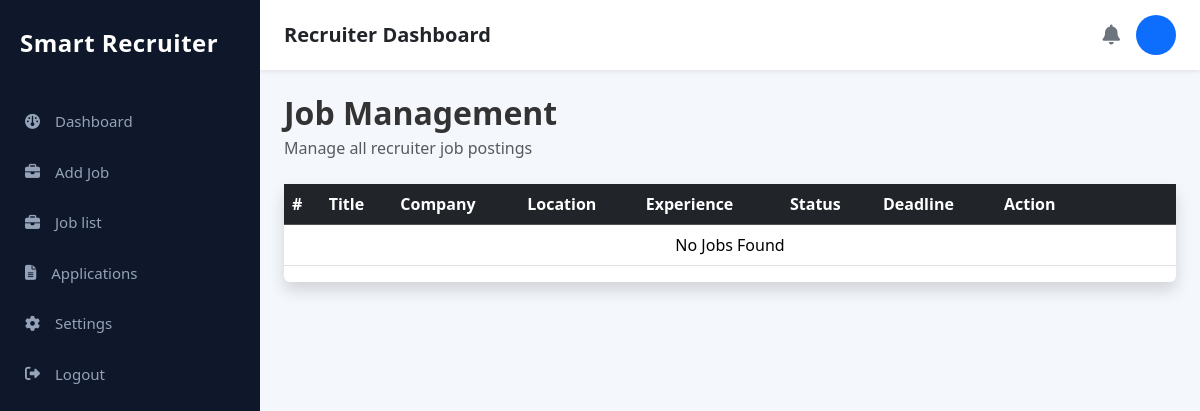
/recruiter/jobs/, run on an earlier commit of the app's database.
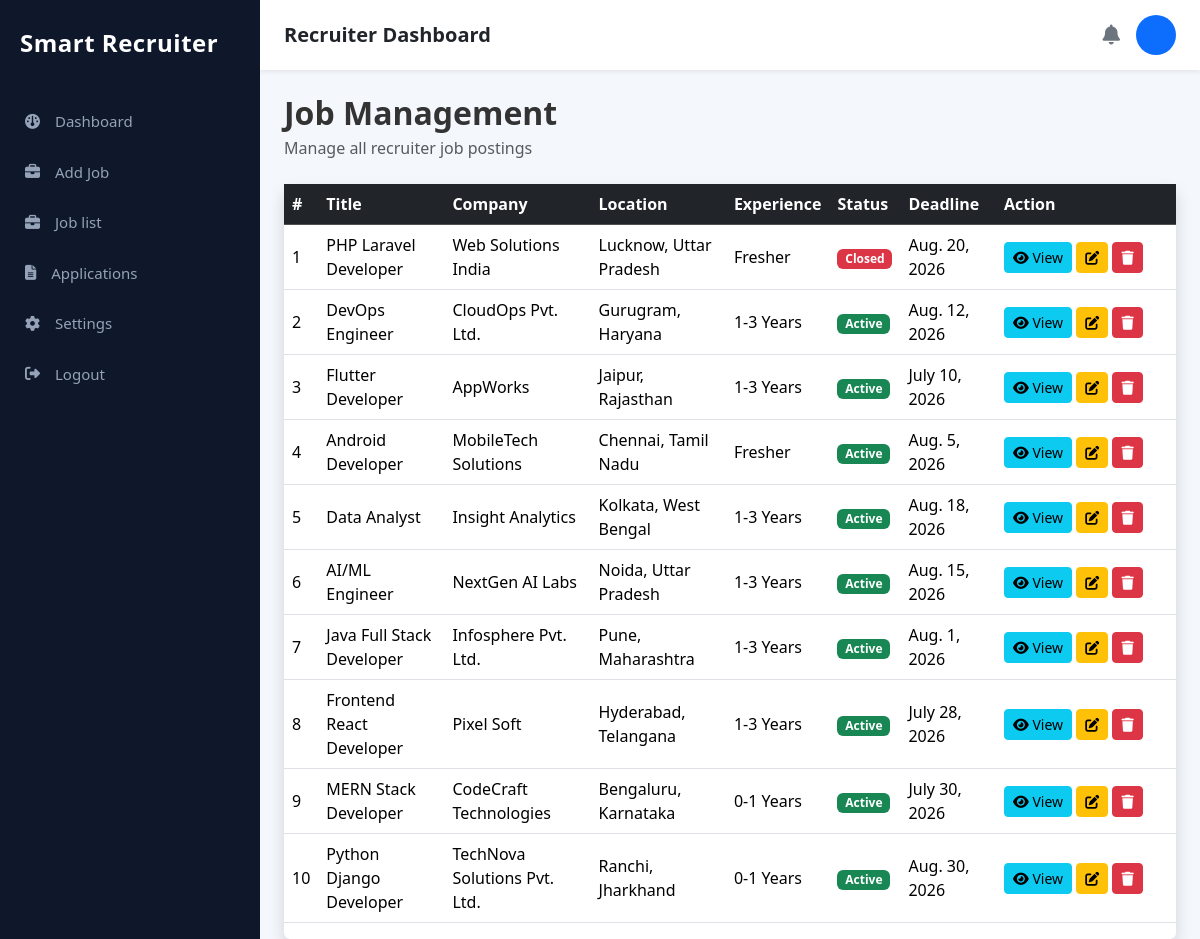
And on a later commit of the database.
### job/models.py (models this page shows, shortened)
class Job(models.Model):
    JOB_TYPES = (
        ("Full Time", "Full Time"),
        ("Part Time", "Part Time"),
        ("Internship", "Internship"),
        ("Contract", "Contract"),
        ("Remote", "Remote"),
    )
    WORK_MODE = (
        ("Onsite", "Onsite"),
        ("Remote", "Remote"),
        ("Hybrid", "Hybrid"),
    )
    STATUS = (
        ("Active", "Active"),
        ("Closed", "Closed"),
    )
    EXPERIENCE = (
        ("Fresher", "Fresher"),
        ("0-1 Years", "0-1 Years"),
        ("1-3 Years", "1-3 Years"),
        ("3-5 Years", "3-5 Years"),
        ("5+ Years", "5+ Years"),
    )
    title = models.CharField(max_length=200)
    company = models.CharField(max_length=200)
    location = models.CharField(max_length=200)
    work_mode = models.CharField(
        max_length=20,
        choices=WORK_MODE,
        default="Onsite"
    )
    job_type = models.CharField(
        max_length=30,
        choices=JOB_TYPES,
        default="Full Time"
    )
    experience = models.CharField(
        max_length=30,
        choices=EXPERIENCE,
        default="Fresher"
    )
    education = models.CharField(max_length=200)
    applicants = models.PositiveIntegerField(default=0)
    salary = models.CharField(max_length=100)
    openings = models.PositiveIntegerField(default=1)
    skills = models.TextField(
        help_text="Example: Python, Django, SQL, REST API"
    )
    responsibilities = models.TextField()
    requirements = models.TextField()
    benefits = models.TextField(blank=True)
    description = models.TextField()
    deadline = models.DateField(default=timezone.now)
    status = models.CharField(
        max_length=20,
        choices=STATUS,
        default="Active"
    )
    created_at = models.DateTimeField(auto_now_add=True)

### recruiter/views.py (the view)
def recruiter_job_list(request):
    jobs = Job.objects.all().order_by("-created_at")
    return render(
        request,
        "recruiter/job_list.html",
        {
            "jobs": jobs
        }
    )

### templates/recruiter/job_list.html
{% extends 'recruiter/recruiter_base.html' %} {% load static %}
{% block content %}
<div class="container-fluid">
  <div class="d-flex justify-content-between align-items-center mb-2">
    <div>
      <h2 class="fw-bold mb-1">Job Management</h2>
      <p class="text-muted">Manage all recruiter job postings</p>
    </div>
  </div>
  <div class="card shadow border-0">
    <div class="table-responsive">
      <table class="table table-hover align-middle">
        <thead class="table-dark">
          <tr>
            <th>#</th>
            <th>Title</th>
            <th>Company</th>
            <th>Location</th>
            <th>Experience</th>
            <th>Status</th>
            <th>Deadline</th>
            <th width="180">Action</th>
          </tr>
        </thead>
        <tbody>
          {% for job in jobs %}
          <tr>
            <td>{{ forloop.counter }}</td>
            <td>{{ job.title }}</td>
            <td>{{ job.company }}</td>
            <td>{{ job.location }}</td>
            <td>{{ job.experience }}</td>
            <td>
              {% if job.status == "Active" %}
              <span class="badge bg-success"> Active </span>
              {% else %}
              <span class="badge bg-danger"> Closed </span>
              {% endif %}
            </td>
            <td>{{ job.deadline }}</td>
            <td>
              <a
                href="{% url 'job_detail' job.id %}"
                class="btn btn-info btn-sm"
              >
                <i class="fa-solid fa-eye"></i>
                View
              </a>
              <a
                href="{% url 'recruiter_edit_job' job.id %}"
                class="btn btn-sm btn-warning"
              >
                <i class="fa fa-edit"></i>
              </a>
              <a
                href="{% url 'recruiter_delete_job' job.id %}"
                class="btn btn-sm btn-danger"
              >
                <i class="fa fa-trash"></i>
              </a>
            </td>
          </tr>
          {% empty %}
          <tr>
            <td colspan="8" class="text-center">No Jobs Found</td>
          </tr>
          {% endfor %}
        </tbody>
      </table>
    </div>
  </div>
</div>
{% endblock %}

What changed in the data, as far as the page shows it:
added Job: title "PHP Laravel Developer", company "Web Solutions India", location "Lucknow, Uttar Pradesh", experience "Fresher", status "Closed", deadline "Aug. 20, 2026"
added Job: title "DevOps Engineer", company "CloudOps Pvt. Ltd.", location "Gurugram, Haryana", experience "1-3 Years", status "Active", deadline "Aug. 12, 2026"
added Job: title "Flutter Developer", company "AppWorks", location "Jaipur, Rajasthan", experience "1-3 Years", status "Active", deadline "July 10, 2026"
added Job: title "Android Developer", company "MobileTech Solutions", location "Chennai, Tamil Nadu", experience "Fresher", status "Active", deadline "Aug. 5, 2026"
added Job: title "Data Analyst", company "Insight Analytics", location "Kolkata, West Bengal", experience "1-3 Years", status "Active", deadline "Aug. 18, 2026"
added Job: title "AI/ML Engineer", company "NextGen AI Labs", location "Noida, Uttar Pradesh", experience "1-3 Years", status "Active", deadline "Aug. 15, 2026"
added Job: title "Java Full Stack Developer", company "Infosphere Pvt. Ltd.", location "Pune, Maharashtra", experience "1-3 Years", status "Active", deadline "Aug. 1, 2026"
added Job: title "Frontend React Developer", company "Pixel Soft", location "Hyderabad, Telangana", experience "1-3 Years", status "Active", deadline "July 28, 2026"
added Job: title "MERN Stack Developer", company "CodeCraft Technologies", location "Bengaluru, Karnataka", experience "0-1 Years", status "Active", deadline "July 30, 2026"
added Job: title "Python Django Developer", company "TechNova Solutions Pvt. Ltd.", location "Ranchi, Jharkhand", experience "0-1 Years", status "Active", deadline "Aug. 30, 2026"
Also different on the page:
text no longer shown: "No Jobs Found"
